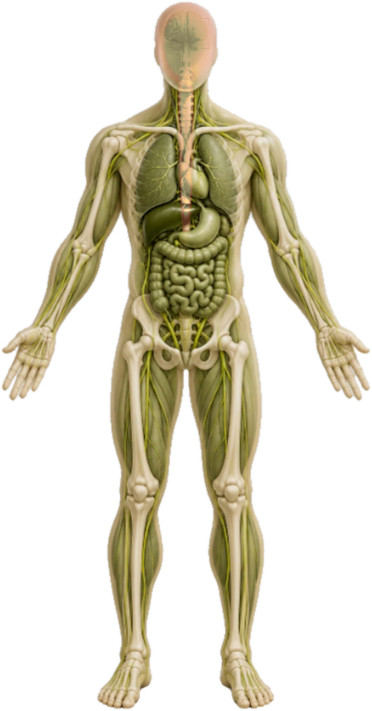
#> input picture home/assets/img/body-anatomy.png, 372 x 711 px
$ python bodycut.py ../../home/assets/img/body-anatomy.png
#> lines starting #> are read from the running program, lines starting #| are printed output that depends on the picture; after the words box and inside, x2 and y2 are one past the last pixel; in counts of white or black regions, pixels touching at a corner belong together
# Cuts the anatomical body out of the client-supplied reference (grey background, flowers), neutralises the
# baked-in red head/spine glow (the page draws its own pain glows), and saves a transparent PNG the particle
# engine samples for positions and colours.
# Usage: python tools/new-concept/bodycut.py <reference.png>
import sys
import numpy as np
from PIL import Image
from scipy import ndimage

src = sys.argv[1]
OUT = 'C:/Users/offic/Desktop/arogyati-pitchdeck/home/assets/img/body-anatomy.png'
im = np.asarray(Image.open(src).convert('RGB')).astype(np.float32)
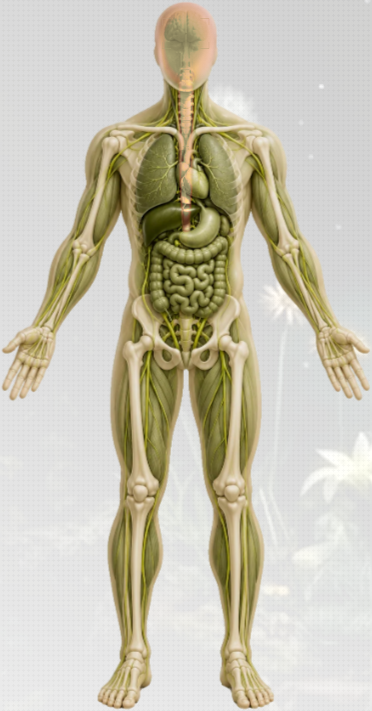
#> im: shape (711, 372, 3) float32; mean R, G, B 201, 196.6, 179
r, g, b = im[..., 0], im[..., 1], im[..., 2]
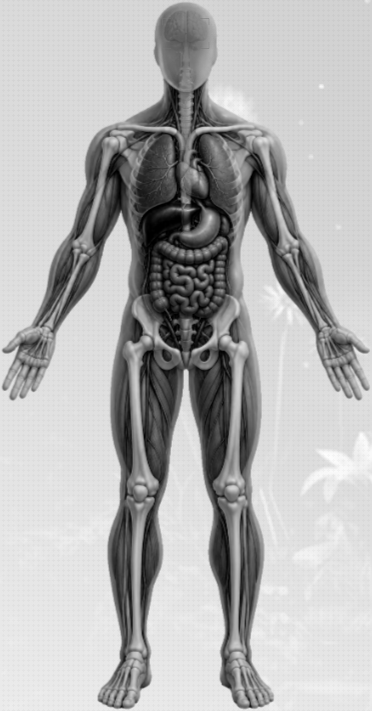
#> b: shape (711, 372) float32; min 0, max 253, mean 178.9
mx, mn = im.max(-1), im.min(-1)
sat = mx - mn
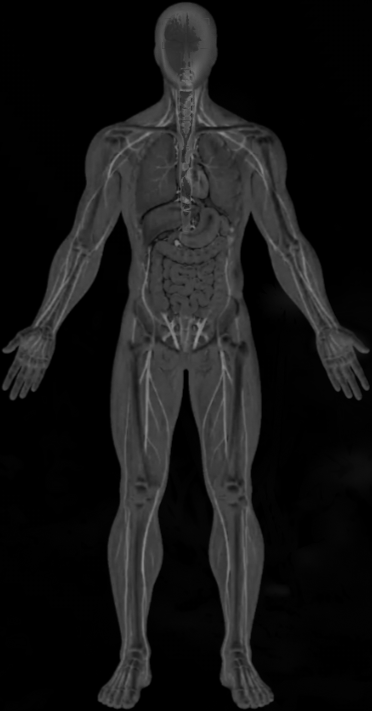
#> sat: shape (711, 372) float32; min 0, max 144, mean 22.3
lum = 0.2126 * r + 0.7152 * g + 0.0722 * b
body = ((sat > 16) | (lum < 175)) & ~((sat < 14) & (lum > 196))  # drop white petals from the background
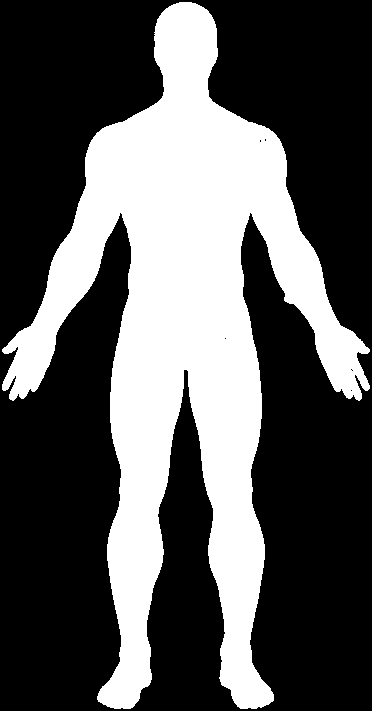
#> body: shape (711, 372) bool; 34.9% white; 1 white region, box (x1, y1, x2, y2) and area: (2, 2, 370, 709) 92200
body = ndimage.binary_opening(body, iterations=2)
#> body: shape (711, 372) bool; 34.8% white; 1 white region, box (x1, y1, x2, y2) and area: (2, 2, 370, 709) 92172
lab, n = ndimage.label(body)
#> n = 1
sizes = ndimage.sum(body, lab, range(1, n + 1))
#> sizes = [92172]
body = lab == (1 + int(np.argmax(sizes)))
body = ndimage.binary_closing(body, iterations=2)
#> body: shape (711, 372) bool; 34.9% white; 1 white region, box (x1, y1, x2, y2) and area: (2, 2, 370, 709) 92374
body = ndimage.binary_fill_holes(body)
# soft edge
body &= ~((lum > 212) & (sat < 22))  # stray white petal fragments touching the arm
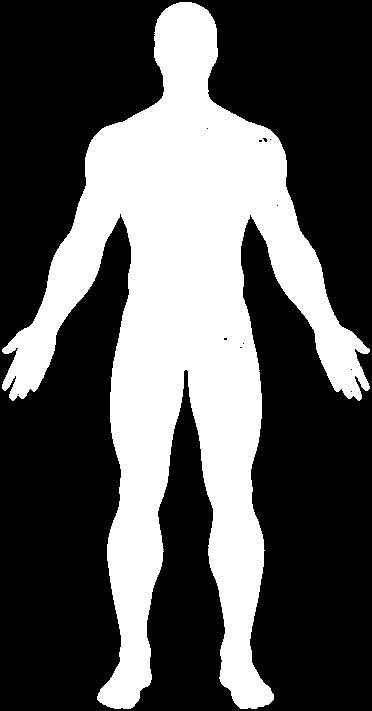
#> body: shape (711, 372) bool; 34.8% white; 1 white region, box (x1, y1, x2, y2) and area: (2, 2, 370, 709) 91963
body = ndimage.binary_opening(body, iterations=1)
lab, n = ndimage.label(body); sizes = ndimage.sum(body, lab, range(1, n + 1)); body = lab == (1 + int(np.argmax(sizes)))
#> after `sizes = ndimage.sum(body, lab, range(1, n + 1))`: sizes = [91963]
body = ndimage.binary_fill_holes(body)
#> body: shape (711, 372) bool; 34.8% white; 1 white region, box (x1, y1, x2, y2) and area: (2, 2, 370, 709) 91995
alpha = ndimage.gaussian_filter(body.astype(np.float32), 0.7)
# red glow -> body tone (keep luminance, swap hue toward the olive/cream palette)
red = (r > g + 35) & (r > b + 35) & body
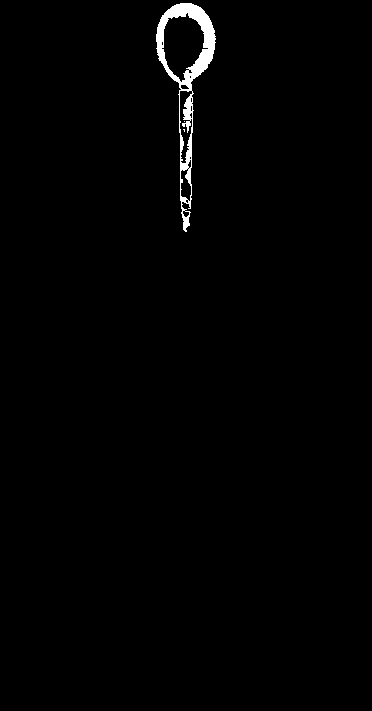
#> red: shape (711, 372) bool; 1% white; 3 white regions (2 under 20 px), largest, box (x1, y1, x2, y2) and area: (156, 3, 216, 232) 2756
w = np.clip((r - g - 35) / 80, 0, 1)
tone = np.stack([lum * 1.02 + 6, lum * 0.98 + 4, lum * 0.72], -1)
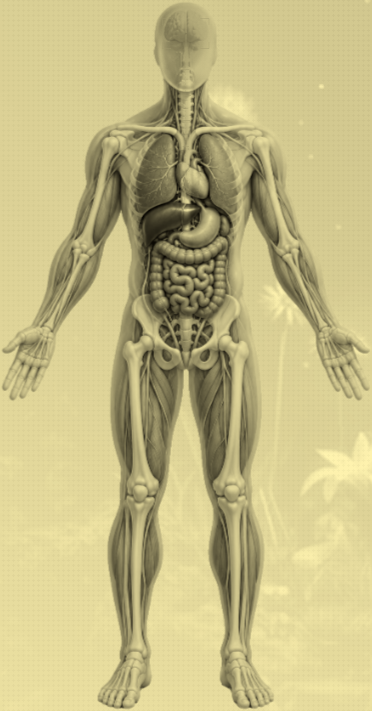
#> tone: shape (711, 372, 3) float32; mean of channels 0, 1, 2 206.1, 196.3, 141.3; drawn with min black and max white
im[red] = im[red] * (1 - w[red, None]) + tone[red] * w[red, None]
rgba = np.dstack([np.clip(im, 0, 255), alpha * 255]).astype(np.uint8)
ys, xs = np.where(body)
crop = rgba[ys.min() - 2: ys.max() + 3, xs.min() - 2: xs.max() + 3]
Image.fromarray(crop).save(OUT, optimize=True)
print('saved', crop.shape, 'bbox', xs.min(), ys.min(), xs.max(), ys.max())
#| saved (711, 372, 4) bbox 2 2 369 708
